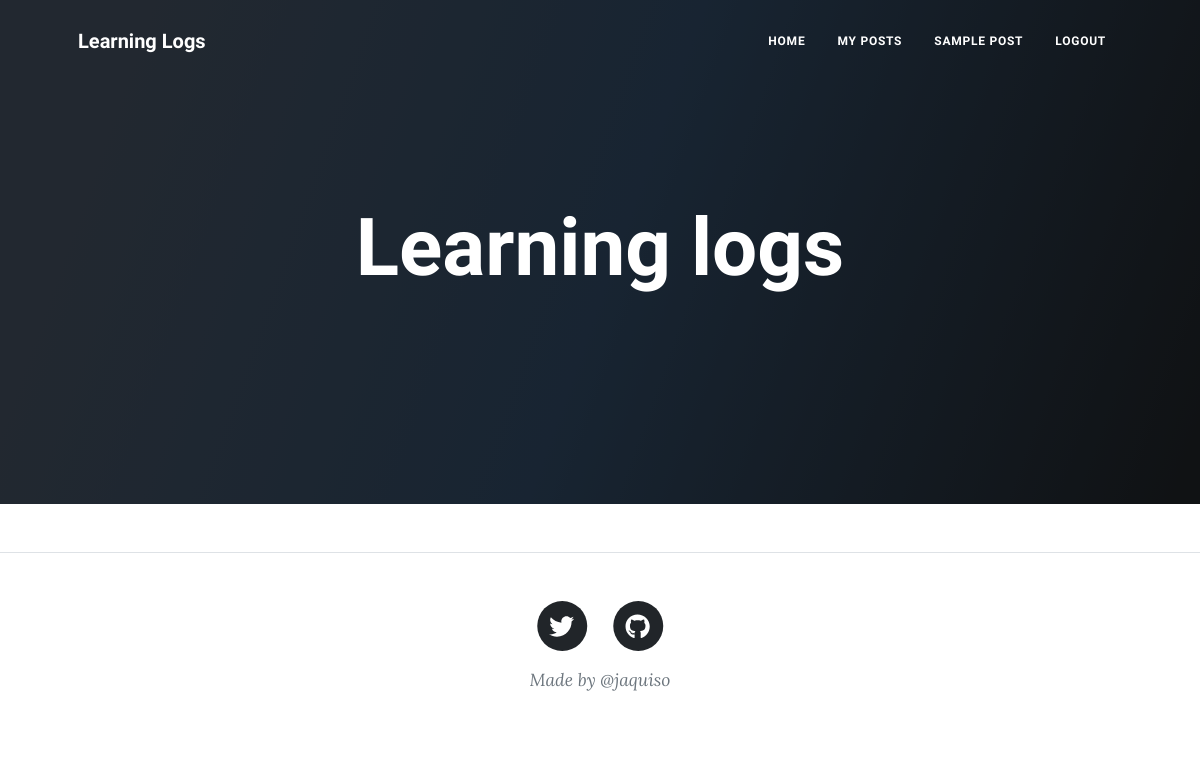
The page / (signed in) on the database as committed earlier.
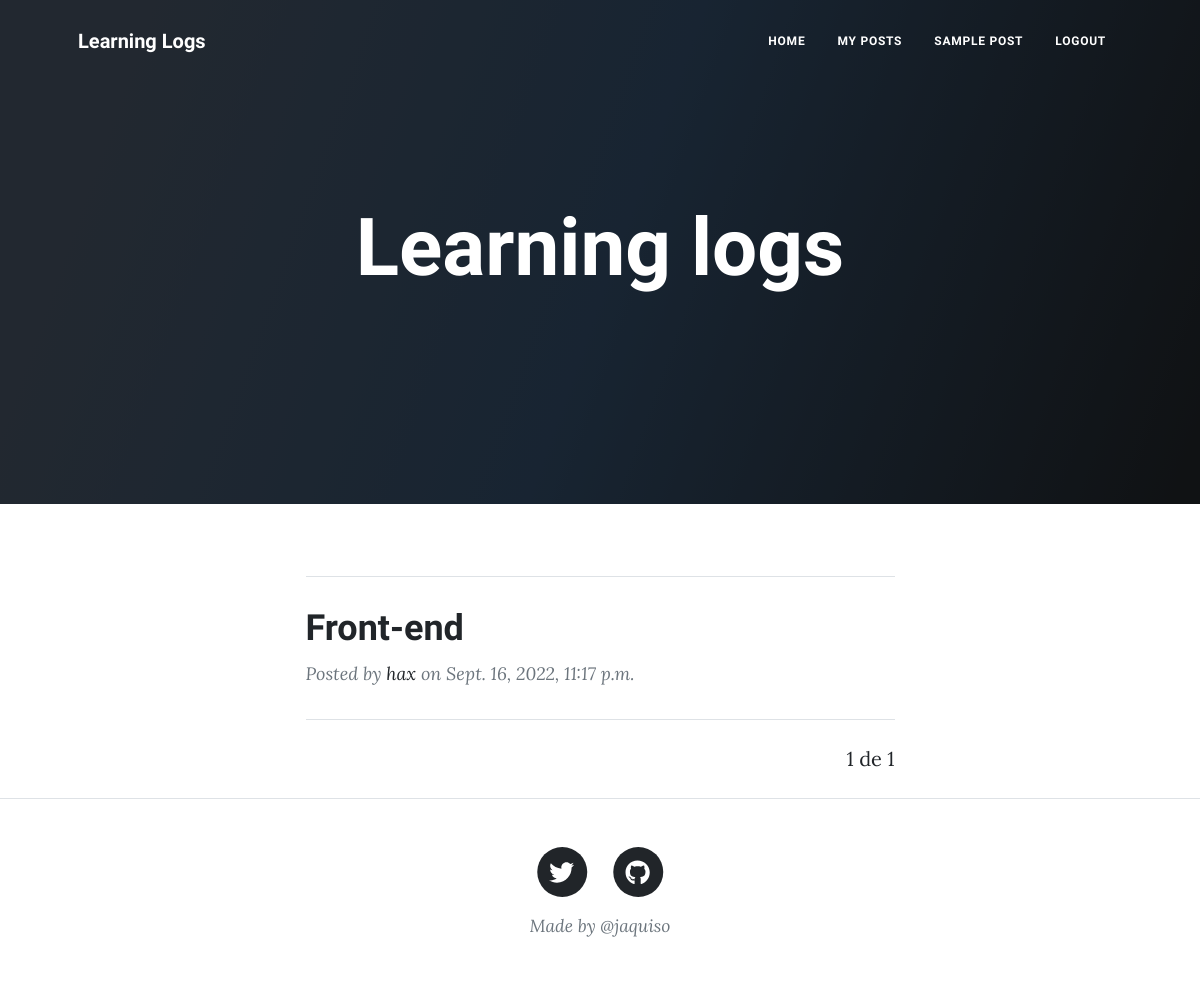
The same page on the database as committed later.
### learning_logs/models.py (models this page shows, shortened)
class Topic(models.Model):
    title = models.CharField(max_length=200)
    date_added = models.DateTimeField(auto_now_add=True)
    owner = models.ForeignKey(User, on_delete=models.CASCADE)
    description = models.TextField(max_length=200)
    thumbnail = models.ImageField(upload_to='thumbnails/', null=True, blank=True)

### learning_logs/views.py (the view)
# urls.py: path('', views.index, name='index'),
def index(request):
    user = request.user
    topics = []
    if user.is_anonymous == False:
        topics = Topic.objects.filter(
        owner=request.user,
        ).order_by('-date_added')
        num_pages = 1
        paginator = Paginator(topics, num_pages)
        page = request.GET.get('page')
        topics = paginator.get_page(page)
    return render(request, 'learning_logs/index.html', {'topics':topics})

### learning_logs/templates/learning_logs/index.html (shortened to what this page needs)
{% extends 'learning_logs/base.html' %}
{% load static %}
{% block header %}
  <header class="masthead" style="background: linear-gradient(109.6deg, rgb(36, 45, 57) 11.2%, rgb(16, 37, 60) 51.2%, rgb(0, 0, 0) 98.6%);">
    <div class="container position-relative px-4 px-lg-5">
        <div class="row gx-4 gx-lg-5 justify-content-center">
            <div class="col-md-10 col-lg-8 col-xl-7">
                <div class="site-heading">
                    <h1>Learning logs</h1>
                </div>
            </div>
        </div>
    </div>
  </header>
{% endblock header%}
{% block content %}
<div class="container px-4 px-lg-5">
  <div class="row gx-4 gx-lg-5 justify-content-center">
      <div class="col-md-10 col-lg-8 col-xl-7">
          {% for topic in  topics %}
          <hr class="my-4" />
          <div class="post-preview">
              <a href="{% url 'learning_logs:topic' topic.id %}"><h2 class="post-title">{{topic.title}}</h2></a>
              <p class="post-meta">
                  Posted by
                  <a href="#!">{{topic.owner}}</a>
                  on {{topic.date_added}}
              </p>
          </div>
          {% endfor %}
        {% if topics %}
          <hr class="my-4" />
            <div class="d-flex justify-content-end mb-4 ">
          <span class="current">
              {{ topics.number }} de {{ topics.paginator.num_pages }}
          </span>
            </div>
        {% endif %}
      </div>
  </div>
</div>
{% endblock content %}

Rows that differ between the two databases and show on the page:
added Topic: title "Front-end", owner "hax", date_added "Sept. 16, 2022, 11:17 p.m."
Other text that changed with them:
{{ topics.number }}: (not shown) → "1"
{{ topics.paginator.num_pages }}: (not shown) → "1"
text now shown: "de"
